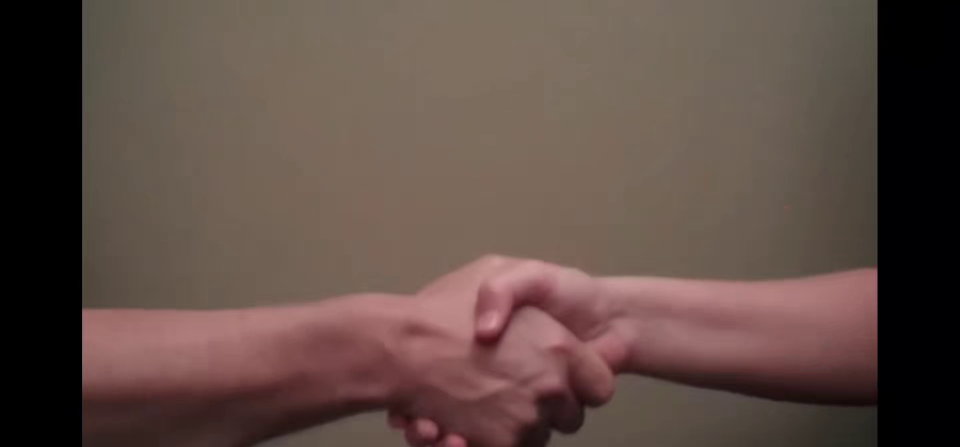
#> input picture frame 51 of 01. hand motion detection/영상1.mp4, 1920 x 894 px (shown at 1/2 size)
$ python hand.py
#> lines starting #> are read from the running program, lines starting #| are printed output that depends on the picture; after the words box and inside, x2 and y2 are one past the last pixel; in counts of white or black regions, pixels touching at a corner belong together
import cv2
import numpy as np

cap = cv2.VideoCapture('영상1.mp4')
fourcc = cv2.VideoWriter_fourcc(*'DIVX')
width = int(cap.get(cv2.CAP_PROP_FRAME_WIDTH))
height = int(cap.get(cv2.CAP_PROP_FRAME_HEIGHT))
fps = cap.get(cv2.CAP_PROP_FPS)

out = cv2.VideoWriter('hand.avi', fourcc, fps, (width, height))
lower_skin = np.array([0, 143, 107], dtype="uint8")
upper_skin = np.array([255, 173, 127], dtype="uint8")

prev_frame = None

while cap.isOpened():
    ret, frame = cap.read()
#> frame is the input picture: shape (894, 1920, 3); mean B, G, R 68.9, 75.9, 94.7
    if not ret:
        break

    ycbcr_frame = cv2.cvtColor(frame, cv2.COLOR_BGR2YCrCb)
#> ycbcr_frame: shape (894, 1920, 3); mean of channels 0, 1, 2 80.7, 138, 121.3

    skin_mask = cv2.inRange(ycbcr_frame, lower_skin, upper_skin)
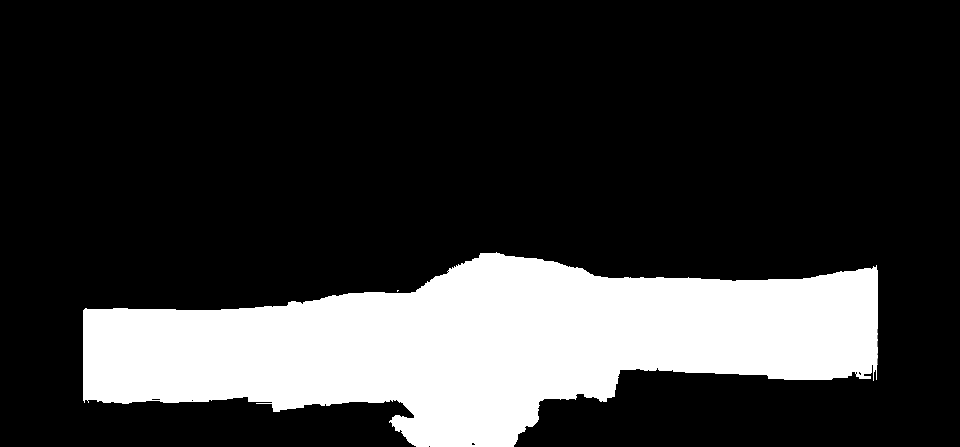
#> skin_mask: shape (894, 1920) (shown at 1/2 size); 21.3% white; 2 white regions (1 under 20 px), largest, box (x1, y1, x2, y2) and area: (166, 504, 1756, 894) 365721

    kernel = cv2.getStructuringElement(cv2.MORPH_ELLIPSE, (3, 3))
    skin_mask = cv2.dilate(skin_mask, kernel, iterations=2)
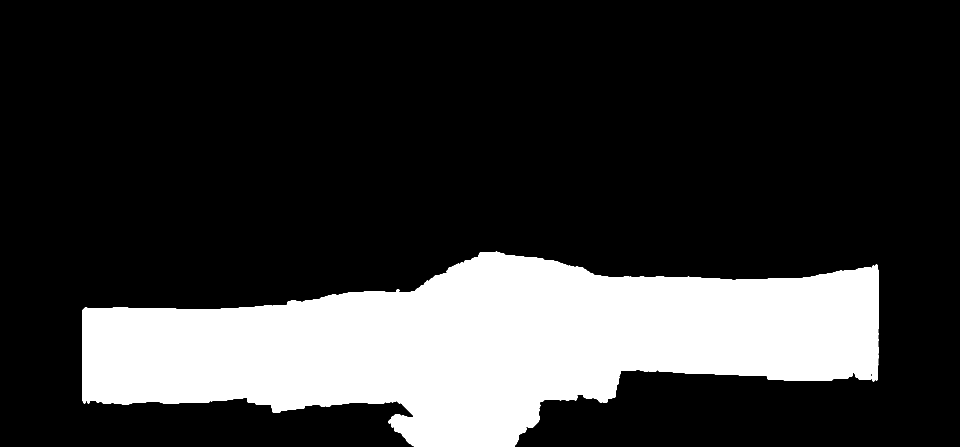
#> skin_mask: shape (894, 1920) (shown at 1/2 size); 21.8% white; 1 white region, box (x1, y1, x2, y2) and area: (164, 502, 1758, 894) 373968
    skin_mask = cv2.erode(skin_mask, kernel, iterations=2)
#> skin_mask: shape (894, 1920); 21.4% white; 1 white region, box (x1, y1, x2, y2) and area: (166, 504, 1756, 894) 366492

    if prev_frame is not None:
        frame_diff = cv2.absdiff(prev_frame, frame)
        frame_diff_gray = cv2.cvtColor(frame_diff, cv2.COLOR_BGR2GRAY)
        _, motion_mask = cv2.threshold(frame_diff_gray, 30, 255, cv2.THRESH_BINARY)
        final_mask = cv2.bitwise_and(skin_mask, motion_mask)
        skin_motion_frame = cv2.bitwise_and(frame, frame, mask=final_mask)

        skin_restored_frame = cv2.bitwise_and(frame, frame, mask=skin_mask)
        skin_motion_restored_frame = cv2.bitwise_and(skin_motion_frame, skin_motion_frame, mask=skin_mask)

        out.write(skin_restored_frame)
        # cv2.imshow("Skin Motion Detection", skin_motion_frame)
        cv2.imshow("Skin Restored", skin_restored_frame)
        # cv2.imshow("Skin Motion Restored", skin_motion_restored_frame)

    prev_frame = frame.copy()

    if cv2.waitKey(1) & 0xFF == ord("q"):
#> (key q is pressed here)
        break

cap.release()
out.release()
cv2.destroyAllWindows()

$ run again, starting later in the video
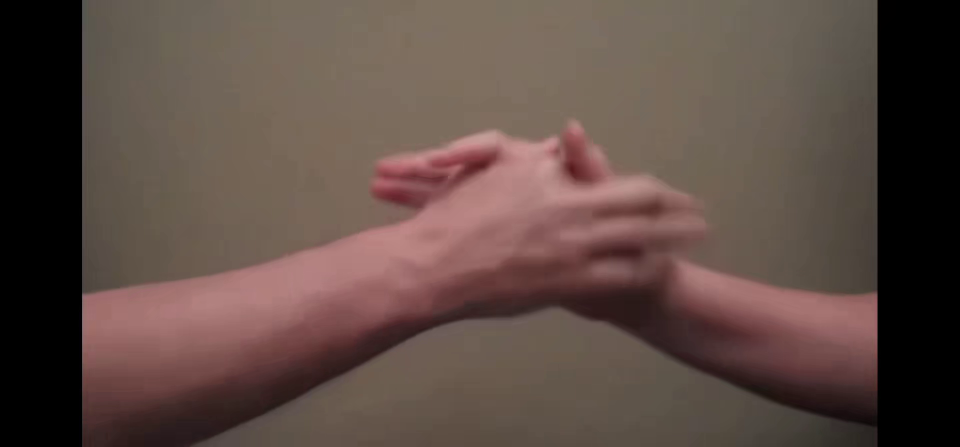
#> input picture frame 230 of 01. hand motion detection/영상1.mp4, 1920 x 894 px (shown at 1/2 size)
#> frame is the input picture: shape (894, 1920, 3); mean B, G, R 67.9, 74.6, 92.9
#> ycbcr_frame: shape (894, 1920, 3); mean of channels 0, 1, 2 79.3, 137.8, 121.5
#> `skin_mask = cv2.inRange(ycbcr_frame, lower_skin, upper_skin)`:
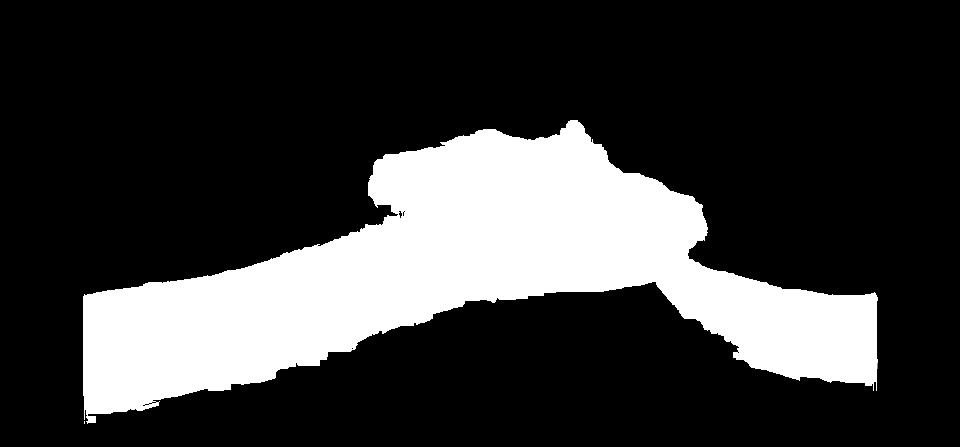
#> skin_mask: shape (894, 1920) (shown at 1/2 size); 22.9% white; 2 white regions (1 under 20 px), largest, box (x1, y1, x2, y2) and area: (166, 240, 1756, 848) 393524
#> `skin_mask = cv2.dilate(skin_mask, kernel, iterations=2)`:
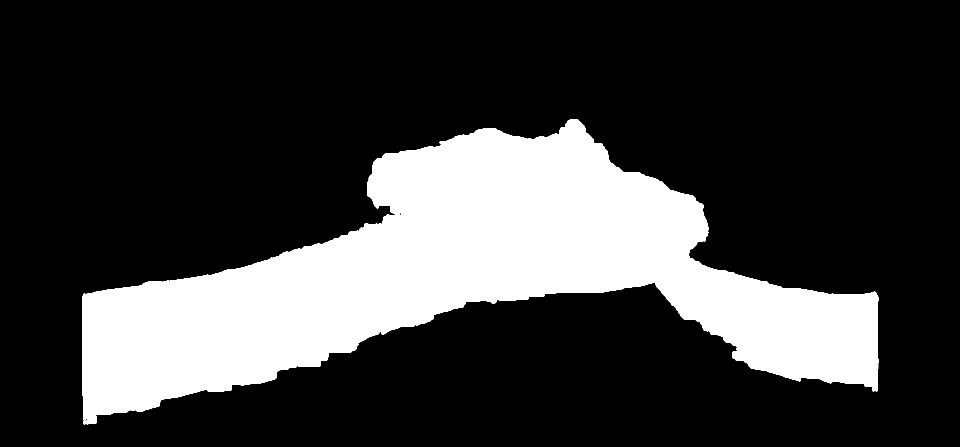
#> skin_mask: shape (894, 1920) (shown at 1/2 size); 23.5% white; 1 white region, box (x1, y1, x2, y2) and area: (164, 238, 1758, 850) 403120

$ run again, starting later in the video
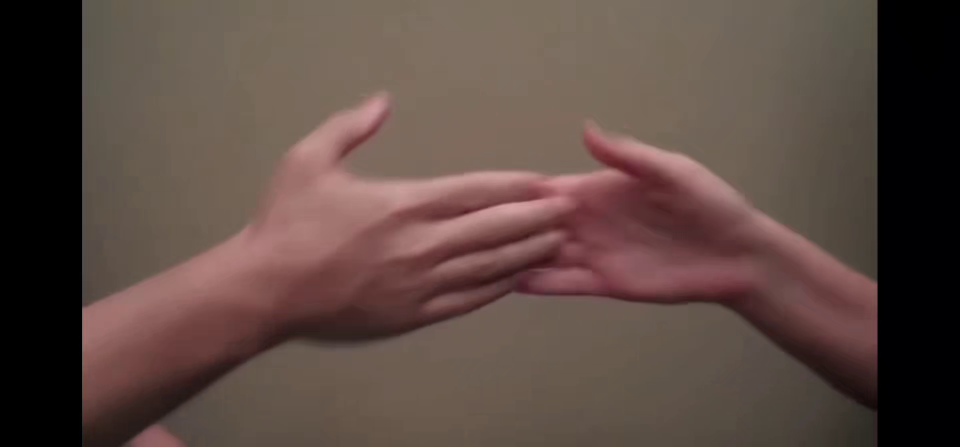
#> input picture frame 410 of 01. hand motion detection/영상1.mp4, 1920 x 894 px (shown at 1/2 size)
#> frame is the input picture: shape (894, 1920, 3); mean B, G, R 66.6, 73.3, 91.9
#> ycbcr_frame: shape (894, 1920, 3); mean of channels 0, 1, 2 78, 137.9, 121.5
#> `skin_mask = cv2.inRange(ycbcr_frame, lower_skin, upper_skin)`:
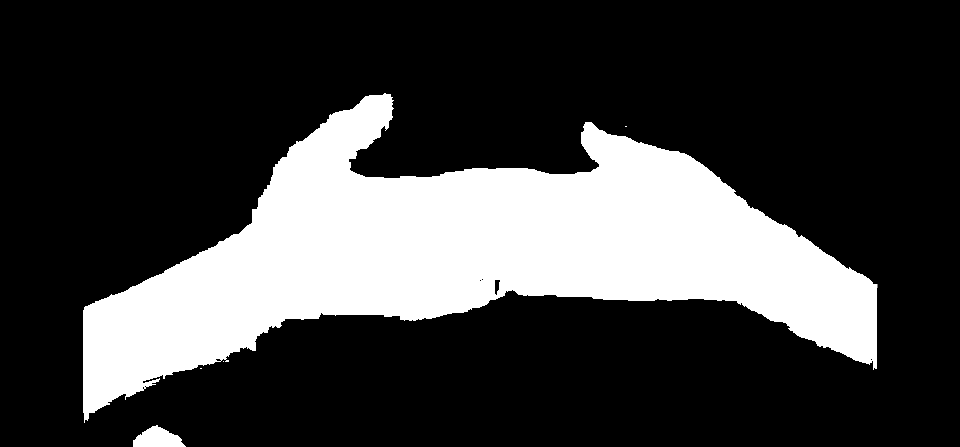
#> skin_mask: shape (894, 1920) (shown at 1/2 size); 24.8% white; 5 white regions (3 under 20 px), largest, box (x1, y1, x2, y2) and area: (166, 186, 1755, 846) 422020, (266, 850, 372, 894) 3024
#> `skin_mask = cv2.dilate(skin_mask, kernel, iterations=2)`:
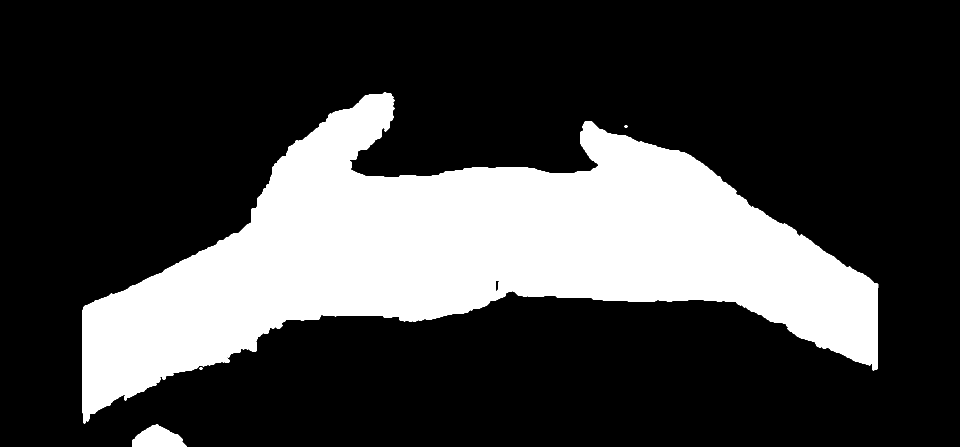
#> skin_mask: shape (894, 1920) (shown at 1/2 size); 25.4% white; 4 white regions, box (x1, y1, x2, y2) and area: (164, 184, 1757, 848) 431821, (264, 848, 374, 894) 3333, (1248, 250, 1256, 256) 36, (398, 734, 406, 740) 36
